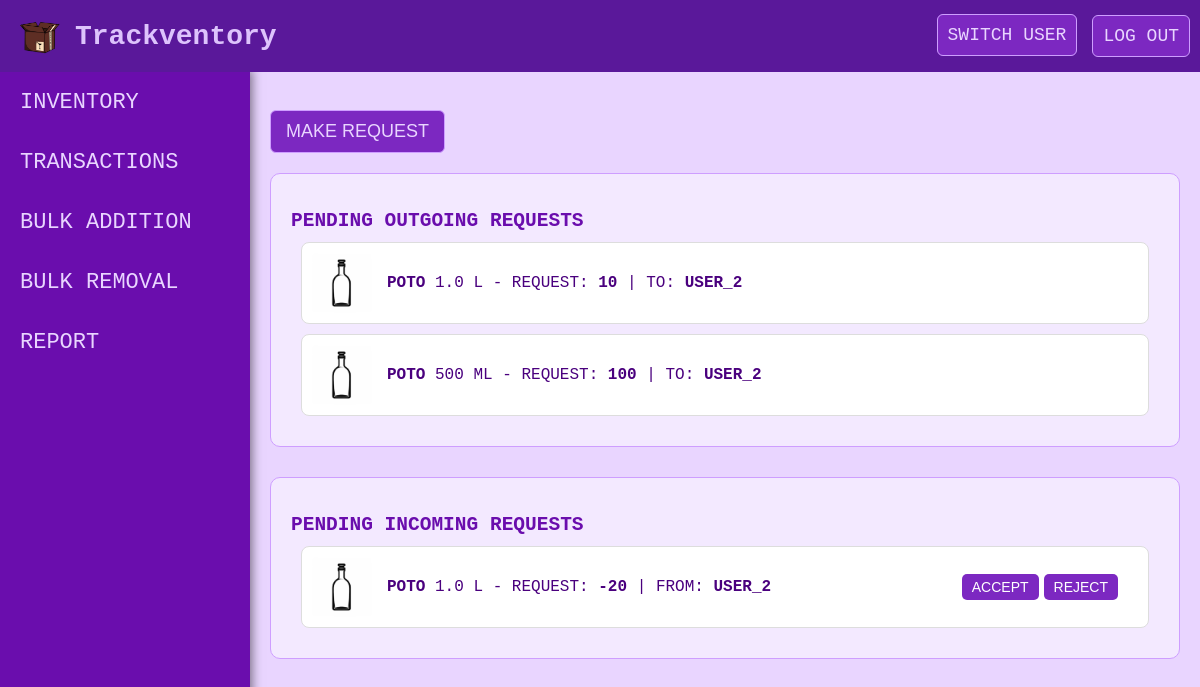
The app's page /transactions (signed in) with its own data.
### tables this page shows
CREATE TABLE PENDING_TRANSACTIONS
    (
    TRANS_ID INTEGER PRIMARY KEY AUTOINCREMENT,
    UID_REQ_TRANS INT NOT NULL,
    UID_ANS_TRANS INT NOT NULL,
    ENTRY_ID INT NOT NULL, 
    QNT INT NOT NULL,

    FOREIGN KEY (UID_REQ_TRANS) REFERENCES USER(UID),
    FOREIGN KEY (UID_ANS_TRANS) REFERENCES USER(UID),
    UNIQUE (TRANS_ID, UID_REQ_TRANS, UID_ANS_TRANS)
    );

CREATE TABLE ENTRY
    (
    MIN_REQUIREMENT INTEGER NULL CHECK(MIN_REQUIREMENT >= 0),
    QNT INTEGER NOT NULL DEFAULT 0 CHECK(QNT >= 0),
    SIZE INTEGER NOT NULL CHECK(SIZE >= 0),
    CATEGORY VARCHAR NULL,
    NAME VARCHAR NOT NULL,
    SUPPLIER VARCHAR NULL,
    PHOTO VARCHAR NULL,
    ENTRY_ID INTEGER PRIMARY KEY AUTOINCREMENT,
    UID INTEGER NOT NULL,

    FOREIGN KEY (UID) REFERENCES USER(UID),
    UNIQUE (NAME, SIZE, UID, SUPPLIER)
    );

CREATE TABLE USER
    ( 
    UID INTEGER PRIMARY KEY AUTOINCREMENT,
    USERNAME VARCHAR NOT NULL CHECK(USERNAME GLOB '[a-zA-Z0-9_]*'),
    PASS_HASHED VARCHAR NOT NULL,
    SALT BLOB NOT NULL,

    UNIQUE (USERNAME)
    );

### app.py (the view, shortened to what this page needs)
@app.route('/transactions', methods=['GET', 'POST'])
def transactions():
    if 'username' not in session:
        return render_template('login.html')
    if request.method == 'GET':
        try:
            quick_switch_users: list[str] = db.get_quick_switch_users(session.get('UID'))
            has_to_answer, waits_for_answer = db.get_pending_transactions(session.get('UID'))
        except Exception as e:
            print(e)
            flash('Error occurred while retrieving transaction data.')
            print('Error occurred while retrieving transaction data.')
            return redirect(url_for('transactions'))
        return render_template('transactions.html', has_to_answer= has_to_answer,
                        waits_for_answer= waits_for_answer, quick_switch_users= quick_switch_users)

### db/db.py (called while the page is built)
def get_quick_switch_users(uid: int) -> list[str]:
    connection = sqlite3.connect('./db/epl343.db')
    cursor = connection.cursor()
    qsUsers = """SELECT U.USERNAME FROM USER U WHERE U.UID IN(SELECT Q.UID_OTHER FROM QUICK_ACCESS Q WHERE Q.UID = (?))"""
    cursor.execute(qsUsers, (uid,))
    rows = cursor.fetchall()
    connection.close()
    users = [elem[0] for elem in rows]
    return users

### templates/transactions.html (shortened to what this page needs)
<!doctype html>
<html>
    <head>
        <link rel="stylesheet" href="..\static\css\styles.css">
    </head>
    <body>
        <div class="top-bar" id="topBar" name="topBar">
            <img class="logo" src="..\static\images\logo.png" alt="Logo" onclick="toggleSidebar()" />
            <div class="title">Trackventory</div>
            <div class="user-actions">
                <div class="user-dropdown">
                    <a class= "switch" onclick="toggleUserDropdown(event)">SWITCH USER</a>
                </div>
                <a href="/logout" class="logout">LOG OUT</a>
            </div>
        </div>
        <div class="sidebar" id="sidebar" name="sidebar">
            <a href="/inventory">INVENTORY</a>
            <a>TRANSACTIONS</a>
            <a href="/bulkIncrease">BULK ADDITION</a>
            <a href="/bulkDecrease">BULK REMOVAL</a>
            <a href="/report">REPORT</a>
        </div>
        <div class="transactions-container">
            <div class="search-filter-container">
                <button class="add-entry-btn" id="makeRequestButton" onclick="openModal('makeRequestModal')">MAKE REQUEST</button>
            </div>
            {% if waits_for_answer %}
                <div id="pendingOutgoingRequests" class="inventory-section">
                    <h2>PENDING OUTGOING REQUESTS</h2>
                    <div class="entry-list">
                        {% for entry in waits_for_answer %}
                            <div id="{{ entry['entry_id'] }}" class="inventory-entry">
                                <img src="{{ entry['photo'] or 'static/images/default_bottle.avif' }}" alt="{{ entry['name'] }}" class="entry-image">
                                <div class="entry-details">
                                    <span class="entry-info">
                                        <span class="entry-text">
                                            <strong class="entry-name">{{ entry['name'] }}</strong>
                                            {{ entry['size'] ~ ' ML' if 1000 > entry['size'] else (entry['size'] / 1000) ~ ' L' }}
                                             - REQUEST: <strong>{{ entry['qnt_dif'] }}</strong> | TO: <strong>{{ entry['username'] }}</strong>
                                        </span>
                                    </span>
                                </div>
                            </div>
                        {% endfor %}
                    </div>
                </div>
            {% endif %}
            {% if has_to_answer %}
                <div id="pendingIncomingRequests" class="inventory-section">
                    <h2>PENDING INCOMING REQUESTS</h2>
                    <div class="entry-list">
                        {% for entry in has_to_answer %}
                            <div id="{{ entry['entry_id'] }}" class="inventory-entry">
                                <img src="{{ entry['photo'] or 'static/images/default_bottle.avif' }}" alt="{{ entry['name'] }}" class="entry-image">
                                <div class="entry-details">
                                    <span class="entry-info">
                                        <span class="entry-text">
                                            <strong class="entry-name">{{ entry['name'] }}</strong>
                                            {{ entry['size'] ~ ' ML' if 1000 > entry['size'] else (entry['size'] / 1000) ~ ' L' }}
                                             - REQUEST: <strong>{{ entry['qnt_dif']*(-1) }}</strong> | FROM: <strong>{{ entry['username'] }}</strong>
                                        </span>
                                        <form class="drink-actions" name="answerTransaction" method="POST">
                                            <button class="quantity-btn-blk" name="accept_{{ entry['trans_id'] }}">ACCEPT</button>
                                            <button class="quantity-btn-blk" name="reject_{{ entry['trans_id'] }}">REJECT</button>
                                        </form>
                                    </span>
                                </div>
                            </div>
                        {% endfor %}
                    </div>
                </div>
            {% endif %}
        </div>
    </body>
</html>

### static/css/styles.css (style rules this page uses)
html, body { scroll-behavior: smooth; height: 100%; margin: 0; font-family: Monospace; color: #e9d5ff; background-color: #e9d5ff; }
* { color: inherit; }
.top-bar { position: fixed; top: 0; left: 0; width: 100%; background-color: #5a189a; padding: 15px 20px; display: flex; justify-content: space-between; align-items: center; z-index: 10; }
.logo { height: 40px; width: auto; margin-right: 15px; cursor: pointer; z-index: 10; }
.title { color: #ddc3fc; font-size: 28px; font-weight: bold; flex: 1; text-align: left; }
.user-actions { display: flex; gap: 15px; }
.user-actions a { font-size: 18px; text-decoration: none; padding: 10px; }
.logout { margin-right: 30px; }
.sidebar { position: fixed; top: 70px; left: 0; height: 100%; width: 250px; background-color: #6a0dad; transition: transform 0.6s ease, background-color 0.3s ease-in-out; transform: translateX(0); box-shadow: 2px 0 10px rgba(0, 0, 0, 0.5); }
.sidebar a { font-size: 22px; display: block; padding: 15px; text-decoration: none; margin-left: 5px; margin-right: 5px; margin-top: 5px; }
.user-dropdown { position: relative; margin-top: 10px; }
.user-actions > a, .switch { background-color: #7c28c1; border: 1px solid #ce9eff; border-radius: 6px; }
.inventory-container, .bulk-container, .report-container, .transactions-container { padding: 20px; margin-top: 80px; transition: margin-left 0.6s ease; }
.sidebar:not(.close) + .transactions-container { margin-left: 250px; }
.inventory-section { padding: 20px; margin-bottom: 30px; border: 1px solid #ce9eff; border-radius: 10px; background-color: #f3e9ff; color: #4a007e; }
.inventory-section h2 { margin-bottom: 10px; color: #6a0dad; }
.inventory-entry { display: flex; align-items: center; justify-content: space-between; position: relative; padding: 10px; border: 1px solid #ddd; border-radius: 8px; background-color: #fff; text-transform: uppercase; margin: 10px; }
.entry-image { width: 60px; height: 60px; margin-right: 15px; border-radius: 5px; }
.entry-details { flex: 1; display: flex; align-items: center; flex-direction: column; justify-content: space-between; }
.entry-info { display: flex; font-size: 20px; color: #4a007e; justify-content: space-between; align-items: center; width: 100%; }
.entry-text { flex: 1; color: #4a007e; text-align: left; }
.entry-name { font-weight: bold; }
.filter-btn, .submit-btn, .add-entry-btn { background-color: #7c28c1; border: 1px solid #ce9eff; border-radius: 6px; padding: 10px 15px; font-size: 18px; color: #e9d5ff; cursor: pointer; transition: background-color 0.3s ease, transform 0.3s ease; text-transform: uppercase; width: 140px; }
.add-entry-btn { width: max-content; }
.search-filter-container, .search-bar-container { justify-content: center; align-items: center; gap: 30px; margin-top: 10px; margin-bottom: 20px; }
.drink-actions { display: flex; align-items: center; gap: 10px; white-space: nowrap; margin-right: 30px; }
.drink-actions button { padding: 5px 10px; border-radius: 5px; font-size: 14px; }
.quantity-btn-blk { background-color: #7c28c1; color: #fff; border: none; padding: 5px 10px; margin: 0 5px; border-radius: 6px; font-size: 16px; cursor: pointer; transition: background-color 0.3s ease; }
#pendingIncomingRequests .entry-text, #pendingOutgoingRequests .entry-text { font-size: 16px; }
#pendingIncomingRequests .drink-actions button { margin-right: -10px; }

### records on screen
PENDING_TRANSACTIONS: name "POTO", SIZE "1.0 L", qnt_dif "10", username "USER_2"
PENDING_TRANSACTIONS: name "POTO", SIZE "500 ML", qnt_dif "100", username "USER_2"
PENDING_TRANSACTIONS: name "POTO", SIZE "1.0 L", entry "-20", username "USER_2"
